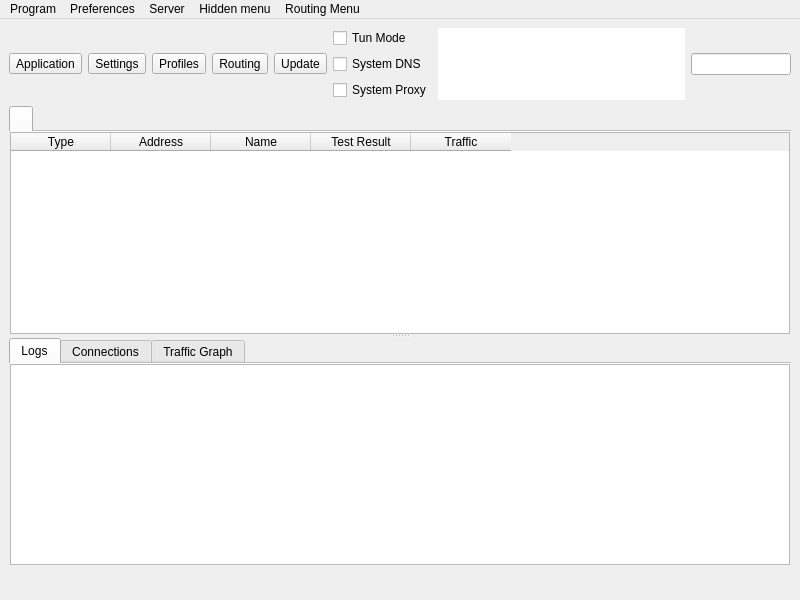
<?xml version="1.0" encoding="UTF-8"?>
<ui version="4.0">
 <class>MainWindow</class>
 <widget class="QMainWindow" name="MainWindow">
  <property name="geometry">
   <rect>
    <x>0</x>
    <y>0</y>
    <width>800</width>
    <height>600</height>
   </rect>
  </property>
  <property name="minimumSize">
   <size>
    <width>800</width>
    <height>600</height>
   </size>
  </property>
  <property name="windowTitle">
   <string notr="true">nya</string>
  </property>
  <widget class="QWidget" name="centralwidget">
   <layout class="QVBoxLayout" name="verticalLayout_3" stretch="0,0,0">
    <item>
     <layout class="QHBoxLayout" name="horizontalLayout_2">
      <item>
       <widget class="QToolButton" name="toolButton_program">
        <property name="text">
         <string>Application</string>
        </property>
        <property name="icon">
         <iconset theme="b-system-run"/>
        </property>
        <property name="iconSize">
         <size>
          <width>24</width>
          <height>24</height>
         </size>
        </property>
        <property name="popupMode">
         <enum>QToolButton::ToolButtonPopupMode::InstantPopup</enum>
        </property>
        <property name="toolButtonStyle">
         <enum>Qt::ToolButtonStyle::ToolButtonTextUnderIcon</enum>
        </property>
       </widget>
      </item>
      <item>
       <widget class="QToolButton" name="toolButton_preferences">
        <property name="text">
         <string>Settings</string>
        </property>
        <property name="icon">
         <iconset theme="b-preferences"/>
        </property>
        <property name="iconSize">
         <size>
          <width>24</width>
          <height>24</height>
         </size>
        </property>
        <property name="popupMode">
         <enum>QToolButton::ToolButtonPopupMode::InstantPopup</enum>
        </property>
        <property name="toolButtonStyle">
         <enum>Qt::ToolButtonStyle::ToolButtonTextUnderIcon</enum>
        </property>
       </widget>
      </item>
      <item>
       <widget class="QToolButton" name="toolButton_server">
        <property name="text">
         <string>Profiles</string>
        </property>
        <property name="icon">
         <iconset theme="b-network-server"/>
        </property>
        <property name="iconSize">
         <size>
          <width>24</width>
          <height>24</height>
         </size>
        </property>
        <property name="popupMode">
         <enum>QToolButton::ToolButtonPopupMode::InstantPopup</enum>
        </property>
        <property name="toolButtonStyle">
         <enum>Qt::ToolButtonStyle::ToolButtonTextUnderIcon</enum>
        </property>
       </widget>
      </item>
      <item>
       <widget class="QToolButton" name="toolButton_routing">
        <property name="text">
         <string>Routing</string>
        </property>
        <property name="icon">
         <iconset theme="b-network-routing"/>
        </property>
        <property name="iconSize">
         <size>
          <width>24</width>
          <height>24</height>
         </size>
        </property>
        <property name="popupMode">
         <enum>QToolButton::ToolButtonPopupMode::InstantPopup</enum>
        </property>
        <property name="toolButtonStyle">
         <enum>Qt::ToolButtonStyle::ToolButtonTextUnderIcon</enum>
        </property>
       </widget>
      </item>
      <item>
       <widget class="QToolButton" name="toolButton_update">
        <property name="text">
         <string>Update</string>
        </property>
        <property name="icon">
         <iconset theme="b-system-software-update"/>
        </property>
        <property name="iconSize">
         <size>
          <width>24</width>
          <height>24</height>
         </size>
        </property>
        <property name="popupMode">
         <enum>QToolButton::ToolButtonPopupMode::InstantPopup</enum>
        </property>
        <property name="toolButtonStyle">
         <enum>Qt::ToolButtonStyle::ToolButtonTextUnderIcon</enum>
        </property>
       </widget>
      </item>
      <item>
       <layout class="QVBoxLayout" name="verticalLayout_4">
        <item>
         <widget class="QCheckBox" name="checkBox_VPN">
          <property name="sizePolicy">
           <sizepolicy hsizetype="Minimum" vsizetype="Minimum">
            <horstretch>0</horstretch>
            <verstretch>0</verstretch>
           </sizepolicy>
          </property>
          <property name="text">
           <string>Tun Mode</string>
          </property>
         </widget>
        </item>
        <item>
         <widget class="QCheckBox" name="system_dns">
          <property name="text">
           <string>System DNS</string>
          </property>
         </widget>
        </item>
        <item>
         <widget class="QCheckBox" name="checkBox_SystemProxy">
          <property name="text">
           <string>System Proxy</string>
          </property>
         </widget>
        </item>
       </layout>
      </item>
      <item>
       <widget class="QTextBrowser" name="data_view">
        <property name="enabled">
         <bool>true</bool>
        </property>
        <property name="sizePolicy">
         <sizepolicy hsizetype="Expanding" vsizetype="Ignored">
          <horstretch>0</horstretch>
          <verstretch>0</verstretch>
         </sizepolicy>
        </property>
        <property name="mouseTracking">
         <bool>false</bool>
        </property>
        <property name="focusPolicy">
         <enum>Qt::FocusPolicy::NoFocus</enum>
        </property>
        <property name="contextMenuPolicy">
         <enum>Qt::ContextMenuPolicy::NoContextMenu</enum>
        </property>
        <property name="acceptDrops">
         <bool>false</bool>
        </property>
        <property name="frameShape">
         <enum>QFrame::Shape::NoFrame</enum>
        </property>
        <property name="frameShadow">
         <enum>QFrame::Shadow::Sunken</enum>
        </property>
        <property name="verticalScrollBarPolicy">
         <enum>Qt::ScrollBarPolicy::ScrollBarAlwaysOff</enum>
        </property>
        <property name="horizontalScrollBarPolicy">
         <enum>Qt::ScrollBarPolicy::ScrollBarAlwaysOff</enum>
        </property>
        <property name="textInteractionFlags">
         <set>Qt::TextInteractionFlag::LinksAccessibleByKeyboard|Qt::TextInteractionFlag::LinksAccessibleByMouse</set>
        </property>
       </widget>
      </item>
      <item>
       <widget class="QLineEdit" name="search_input"/>
      </item>
     </layout>
    </item>
    <item>
     <widget class="QSplitter" name="splitter">
      <property name="orientation">
       <enum>Qt::Orientation::Vertical</enum>
      </property>
      <widget class="QTabWidget" name="tabWidget">
       <property name="currentIndex">
        <number>0</number>
       </property>
       <property name="documentMode">
        <bool>true</bool>
       </property>
       <property name="movable">
        <bool>true</bool>
       </property>
       <widget class="QWidget" name="widget1">
        <attribute name="title">
         <string/>
        </attribute>
        <layout class="QGridLayout" name="gridLayout_2">
         <property name="leftMargin">
          <number>1</number>
         </property>
         <property name="topMargin">
          <number>0</number>
         </property>
         <property name="rightMargin">
          <number>1</number>
         </property>
         <property name="bottomMargin">
          <number>0</number>
         </property>
         <property name="spacing">
          <number>0</number>
         </property>
         <item row="0" column="0">
          <widget class="MyTableWidget" name="proxyListTable">
           <property name="contextMenuPolicy">
            <enum>Qt::ContextMenuPolicy::CustomContextMenu</enum>
           </property>
           <property name="editTriggers">
            <set>QAbstractItemView::EditTrigger::NoEditTriggers</set>
           </property>
           <property name="alternatingRowColors">
            <bool>true</bool>
           </property>
           <property name="selectionBehavior">
            <enum>QAbstractItemView::SelectionBehavior::SelectRows</enum>
           </property>
           <property name="horizontalScrollMode">
            <enum>QAbstractItemView::ScrollMode::ScrollPerPixel</enum>
           </property>
           <property name="wordWrap">
            <bool>false</bool>
           </property>
           <attribute name="horizontalHeaderMinimumSectionSize">
            <number>16</number>
           </attribute>
           <attribute name="horizontalHeaderHighlightSections">
            <bool>false</bool>
           </attribute>
           <attribute name="horizontalHeaderShowSortIndicator" stdset="0">
            <bool>false</bool>
           </attribute>
           <attribute name="verticalHeaderDefaultSectionSize">
            <number>30</number>
           </attribute>
           <column>
            <property name="text">
             <string>Type</string>
            </property>
           </column>
           <column>
            <property name="text">
             <string>Address</string>
            </property>
           </column>
           <column>
            <property name="text">
             <string>Name</string>
            </property>
           </column>
           <column>
            <property name="text">
             <string>Test Result</string>
            </property>
           </column>
           <column>
            <property name="text">
             <string>Traffic</string>
            </property>
           </column>
          </widget>
         </item>
        </layout>
       </widget>
      </widget>
      <widget class="QWidget" name="aaaaaaaaaaaaaaaaaa">
       <layout class="QVBoxLayout" name="aaaaaaaaaaaa" stretch="0">
        <item>
         <widget class="QWidget" name="down_tab" native="true">
          <layout class="QVBoxLayout" name="verticalLayout">
           <property name="spacing">
            <number>0</number>
           </property>
           <property name="leftMargin">
            <number>0</number>
           </property>
           <property name="topMargin">
            <number>0</number>
           </property>
           <property name="rightMargin">
            <number>0</number>
           </property>
           <property name="bottomMargin">
            <number>0</number>
           </property>
           <item>
            <widget class="QTabWidget" name="stats_widget">
             <property name="autoFillBackground">
              <bool>true</bool>
             </property>
             <property name="tabPosition">
              <enum>QTabWidget::TabPosition::North</enum>
             </property>
             <property name="tabShape">
              <enum>QTabWidget::TabShape::Rounded</enum>
             </property>
             <property name="currentIndex">
              <number>0</number>
             </property>
             <property name="elideMode">
              <enum>Qt::TextElideMode::ElideNone</enum>
             </property>
             <property name="usesScrollButtons">
              <bool>true</bool>
             </property>
             <property name="documentMode">
              <bool>true</bool>
             </property>
             <property name="tabsClosable">
              <bool>false</bool>
             </property>
             <property name="movable">
              <bool>true</bool>
             </property>
             <property name="tabBarAutoHide">
              <bool>false</bool>
             </property>
             <widget class="QWidget" name="Logs">
              <property name="enabled">
               <bool>true</bool>
              </property>
              <attribute name="title">
               <string>Logs</string>
              </attribute>
              <layout class="QHBoxLayout" name="horizontalLayout_3" stretch="0">
               <property name="spacing">
                <number>0</number>
               </property>
               <property name="sizeConstraint">
                <enum>QLayout::SizeConstraint::SetDefaultConstraint</enum>
               </property>
               <property name="leftMargin">
                <number>1</number>
               </property>
               <property name="topMargin">
                <number>0</number>
               </property>
               <property name="rightMargin">
                <number>1</number>
               </property>
               <property name="bottomMargin">
                <number>0</number>
               </property>
               <item>
                <widget class="QTextBrowser" name="masterLogBrowser">
                 <property name="contextMenuPolicy">
                  <enum>Qt::ContextMenuPolicy::CustomContextMenu</enum>
                 </property>
                 <property name="openLinks">
                  <bool>false</bool>
                 </property>
                </widget>
               </item>
              </layout>
             </widget>
             <widget class="QWidget" name="connections_tab">
              <attribute name="title">
               <string>Connections</string>
              </attribute>
              <layout class="QHBoxLayout" name="horizontalLayout_4">
               <property name="spacing">
                <number>0</number>
               </property>
               <property name="sizeConstraint">
                <enum>QLayout::SizeConstraint::SetDefaultConstraint</enum>
               </property>
               <property name="leftMargin">
                <number>1</number>
               </property>
               <property name="topMargin">
                <number>0</number>
               </property>
               <property name="rightMargin">
                <number>1</number>
               </property>
               <property name="bottomMargin">
                <number>0</number>
               </property>
               <item>
                <widget class="QTableWidget" name="connections">
                 <property name="autoFillBackground">
                  <bool>false</bool>
                 </property>
                 <column>
                  <property name="text">
                   <string>Destination (Domain)</string>
                  </property>
                  <property name="toolTip">
                   <string>Click To Disable Sorting</string>
                  </property>
                 </column>
                 <column>
                  <property name="text">
                   <string>Process</string>
                  </property>
                  <property name="toolTip">
                   <string>Click To Sort By Process</string>
                  </property>
                 </column>
                 <column>
                  <property name="text">
                   <string>Protocol</string>
                  </property>
                  <property name="toolTip">
                   <string>Click To Sort By Protocol</string>
                  </property>
                 </column>
                 <column>
                  <property name="text">
                   <string>Outbound</string>
                  </property>
                  <property name="toolTip">
                   <string>Click To Sort By Outbound</string>
                  </property>
                 </column>
                 <column>
                  <property name="text">
                   <string>Traffic</string>
                  </property>
                  <property name="toolTip">
                   <string>Click To Toggle sort by Traffic</string>
                  </property>
                 </column>
                </widget>
               </item>
              </layout>
             </widget>
             <widget class="QWidget" name="graph_tab">
              <attribute name="title">
               <string>Traffic Graph</string>
              </attribute>
              <layout class="QHBoxLayout" name="horizontalLayout_6">
               <property name="spacing">
                <number>0</number>
               </property>
               <property name="sizeConstraint">
                <enum>QLayout::SizeConstraint::SetDefaultConstraint</enum>
               </property>
               <property name="leftMargin">
                <number>1</number>
               </property>
               <property name="topMargin">
                <number>0</number>
               </property>
               <property name="rightMargin">
                <number>1</number>
               </property>
               <property name="bottomMargin">
                <number>0</number>
               </property>
              </layout>
             </widget>
            </widget>
           </item>
          </layout>
         </widget>
        </item>
       </layout>
      </widget>
     </widget>
    </item>
    <item>
     <layout class="QHBoxLayout" name="horizontalLayout">
      <item>
       <widget class="QLabel" name="label_running">
        <property name="text">
         <string/>
        </property>
       </widget>
      </item>
      <item>
       <spacer name="horizontalSpacer_2">
        <property name="orientation">
         <enum>Qt::Orientation::Horizontal</enum>
        </property>
        <property name="sizeType">
         <enum>QSizePolicy::Policy::Maximum</enum>
        </property>
        <property name="sizeHint" stdset="0">
         <size>
          <width>0</width>
          <height>20</height>
         </size>
        </property>
       </spacer>
      </item>
      <item>
       <widget class="QLabel" name="label_inbound">
        <property name="text">
         <string/>
        </property>
        <property name="alignment">
         <set>Qt::AlignmentFlag::AlignLeading|Qt::AlignmentFlag::AlignLeft|Qt::AlignmentFlag::AlignVCenter</set>
        </property>
       </widget>
      </item>
      <item>
       <widget class="QLabel" name="label_speed">
        <property name="text">
         <string/>
        </property>
        <property name="alignment">
         <set>Qt::AlignmentFlag::AlignLeading|Qt::AlignmentFlag::AlignLeft|Qt::AlignmentFlag::AlignVCenter</set>
        </property>
       </widget>
      </item>
     </layout>
    </item>
   </layout>
  </widget>
  <widget class="QMenuBar" name="menubar">
   <property name="geometry">
    <rect>
     <x>0</x>
     <y>0</y>
     <width>800</width>
     <height>21</height>
    </rect>
   </property>
   <widget class="QMenu" name="menu_program">
    <property name="title">
     <string>Program</string>
    </property>
    <widget class="QMenu" name="menu_spmode">
     <property name="title">
      <string>System Proxy</string>
     </property>
     <addaction name="menu_spmode_system_proxy"/>
     <addaction name="menu_spmode_vpn"/>
     <addaction name="menu_spmode_disabled"/>
    </widget>
    <addaction name="actionHide_window"/>
    <addaction name="separator"/>
    <addaction name="menu_add_from_clipboard2"/>
    <addaction name="actionAdd_profile_from_File"/>
    <addaction name="menu_scan_qr"/>
    <addaction name="separator"/>
    <addaction name="actionStart_with_system"/>
    <addaction name="actionRemember_last_proxy"/>
    <addaction name="actionAllow_LAN"/>
    <addaction name="menu_spmode"/>
    <addaction name="separator"/>
    <addaction name="actionRestart_Proxy"/>
    <addaction name="actionRestart_Program"/>
    <addaction name="menu_exit"/>
   </widget>
   <widget class="QMenu" name="menu_preferences">
    <property name="title">
     <string>Preferences</string>
    </property>
    <addaction name="menu_manage_groups"/>
    <addaction name="menu_basic_settings"/>
    <addaction name="menu_routing_settings"/>
    <addaction name="menu_vpn_settings"/>
    <addaction name="menu_hotkey_settings"/>
    <addaction name="menu_open_config_folder"/>
   </widget>
   <widget class="QMenu" name="menu_server">
    <property name="title">
     <string>Server</string>
    </property>
    <widget class="QMenu" name="menu_share_item">
     <property name="title">
      <string>Share</string>
     </property>
     <addaction name="menu_qr"/>
     <addaction name="menu_export_config"/>
     <addaction name="separator"/>
     <addaction name="menu_copy_links"/>
     <addaction name="menu_copy_links_nkr"/>
    </widget>
    <addaction name="menu_add_from_input"/>
    <addaction name="menu_add_from_clipboard"/>
    <addaction name="separator"/>
    <addaction name="menu_start"/>
    <addaction name="menu_stop"/>
    <addaction name="separator"/>
    <addaction name="menu_select_all"/>
    <addaction name="menu_clone"/>
    <addaction name="menu_reset_traffic"/>
    <addaction name="menu_delete"/>
    <addaction name="menu_share_item"/>
    <addaction name="separator"/>
    <addaction name="actionUrl_Test_Selected"/>
    <addaction name="menu_resolve_selected"/>
    <addaction name="actionSpeedtest_Current"/>
    <addaction name="actionSpeedtest_Selected"/>
   </widget>
   <widget class="QMenu" name="menuHidden_menu">
    <property name="title">
     <string>Hidden menu</string>
    </property>
    <addaction name="menu_update_subscription"/>
    <addaction name="menu_resolve_domain"/>
    <addaction name="menu_remove_invalid"/>
    <addaction name="actionUrl_Test_Group"/>
    <addaction name="menu_remove_unavailable"/>
    <addaction name="menu_clear_test_result"/>
    <addaction name="menu_delete_repeat"/>
    <addaction name="actionSpeedtest_Group"/>
   </widget>
   <widget class="QMenu" name="menuRouting_Menu">
    <property name="title">
     <string>Routing Menu</string>
    </property>
   </widget>
   <addaction name="menu_program"/>
   <addaction name="menu_preferences"/>
   <addaction name="menu_server"/>
   <addaction name="menuHidden_menu"/>
   <addaction name="menuRouting_Menu"/>
  </widget>
  <action name="menu_exit">
   <property name="text">
    <string>Exit</string>
   </property>
  </action>
  <action name="actionShow_window">
   <property name="text">
    <string>Show Window</string>
   </property>
  </action>
  <action name="menu_basic_settings">
   <property name="text">
    <string>Basic Settings</string>
   </property>
  </action>
  <action name="menu_add_from_input">
   <property name="text">
    <string>New profile</string>
   </property>
  </action>
  <action name="menu_manage_groups">
   <property name="text">
    <string>Groups</string>
   </property>
  </action>
  <action name="menu_start">
   <property name="text">
    <string>Start</string>
   </property>
   <property name="shortcut">
    <string notr="true">Return</string>
   </property>
  </action>
  <action name="menu_stop">
   <property name="text">
    <string>Stop</string>
   </property>
   <property name="shortcut">
    <string notr="true">Ctrl+S</string>
   </property>
  </action>
  <action name="menu_routing_settings">
   <property name="text">
    <string>Routing Settings</string>
   </property>
  </action>
  <action name="menu_add_from_clipboard">
   <property name="text">
    <string>Add profile from clipboard</string>
   </property>
   <property name="shortcut">
    <string notr="true">Ctrl+V</string>
   </property>
  </action>
  <action name="menu_delete">
   <property name="text">
    <string>Delete</string>
   </property>
   <property name="shortcut">
    <string notr="true">Del</string>
   </property>
  </action>
  <action name="menu_add_from_clipboard2">
   <property name="text">
    <string>Add profile from clipboard</string>
   </property>
  </action>
  <action name="menu_profile_debug_info">
   <property name="text">
    <string>Debug Info</string>
   </property>
  </action>
  <action name="menu_qr">
   <property name="text">
    <string>QR Code and link</string>
   </property>
   <property name="shortcut">
    <string notr="true">Ctrl+Q</string>
   </property>
  </action>
  <action name="menu_copy_link">
   <property name="text">
    <string>Copy Link</string>
   </property>
  </action>
  <action name="menu_tcp_ping">
   <property name="text">
    <string notr="true">Tcp Ping</string>
   </property>
   <property name="shortcut">
    <string notr="true">Ctrl+Shift+T</string>
   </property>
  </action>
  <action name="menu_url_test">
   <property name="text">
    <string notr="true">Url Test</string>
   </property>
   <property name="shortcut">
    <string notr="true">Ctrl+Shift+U</string>
   </property>
  </action>
  <action name="menu_clear_test_result">
   <property name="text">
    <string>Clear Test Result</string>
   </property>
   <property name="shortcut">
    <string notr="true">Ctrl+Shift+C</string>
   </property>
  </action>
  <action name="menu_export_config">
   <property name="text">
    <string>Export %1 config</string>
   </property>
   <property name="shortcut">
    <string notr="true">Ctrl+E</string>
   </property>
  </action>
  <action name="menu_reset_traffic">
   <property name="text">
    <string>Reset Traffic</string>
   </property>
   <property name="shortcut">
    <string notr="true">Ctrl+R</string>
   </property>
  </action>
  <action name="menu_scan_qr">
   <property name="text">
    <string>Scan QR Code</string>
   </property>
  </action>
  <action name="menu_spmode_system_proxy">
   <property name="checkable">
    <bool>true</bool>
   </property>
   <property name="text">
    <string>Enable System Proxy</string>
   </property>
  </action>
  <action name="menu_spmode_disabled">
   <property name="checkable">
    <bool>true</bool>
   </property>
   <property name="text">
    <string>Disable</string>
   </property>
  </action>
  <action name="menu_delete_repeat">
   <property name="text">
    <string>Remove Duplicates</string>
   </property>
   <property name="shortcut">
    <string notr="true">Ctrl+Shift+D</string>
   </property>
  </action>
  <action name="actionfake">
   <property name="text">
    <string>fake</string>
   </property>
   <property name="visible">
    <bool>false</bool>
   </property>
  </action>
  <action name="menu_move">
   <property name="text">
    <string>Move</string>
   </property>
   <property name="shortcut">
    <string notr="true">Ctrl+M</string>
   </property>
  </action>
  <action name="actionStart_with_system">
   <property name="checkable">
    <bool>true</bool>
   </property>
   <property name="text">
    <string>Start with system</string>
   </property>
  </action>
  <action name="actionRemember_last_proxy">
   <property name="checkable">
    <bool>true</bool>
   </property>
   <property name="text">
    <string>Remember last profile</string>
   </property>
  </action>
  <action name="actionAllow_LAN">
   <property name="checkable">
    <bool>true</bool>
   </property>
   <property name="text">
    <string>Allow other devices to connect</string>
   </property>
  </action>
  <action name="menu_remove_unavailable">
   <property name="text">
    <string>Remove Unavailable</string>
   </property>
   <property name="shortcut">
    <string notr="true">Ctrl+Shift+R</string>
   </property>
  </action>
  <action name="menu_full_test">
   <property name="text">
    <string>Full Test</string>
   </property>
   <property name="shortcut">
    <string notr="true">Ctrl+Shift+F</string>
   </property>
  </action>
  <action name="menu_hotkey_settings">
   <property name="text">
    <string>Hotkey Settings</string>
   </property>
  </action>
  <action name="menu_select_all">
   <property name="text">
    <string>Select All</string>
   </property>
   <property name="shortcut">
    <string notr="true">Ctrl+A</string>
   </property>
  </action>
  <action name="menu_copy_links_nkr">
   <property name="text">
    <string>Copy links of selected (Custom Links)</string>
   </property>
   <property name="shortcut">
    <string notr="true">Ctrl+Alt+C</string>
   </property>
  </action>
  <action name="actionfake_2">
   <property name="text">
    <string>fake</string>
   </property>
   <property name="visible">
    <bool>false</bool>
   </property>
  </action>
  <action name="actionfake_3">
   <property name="text">
    <string>fake</string>
   </property>
   <property name="visible">
    <bool>false</bool>
   </property>
  </action>
  <action name="menu_copy_links">
   <property name="text">
    <string>Copy links of selected</string>
   </property>
   <property name="shortcut">
    <string notr="true">Ctrl+C</string>
   </property>
  </action>
  <action name="menu_spmode_vpn">
   <property name="checkable">
    <bool>true</bool>
   </property>
   <property name="text">
    <string>Enable Tun</string>
   </property>
  </action>
  <action name="menu_clone">
   <property name="text">
    <string>Clone</string>
   </property>
   <property name="shortcut">
    <string notr="true">Ctrl+D</string>
   </property>
  </action>
  <action name="menu_update_subscription">
   <property name="text">
    <string>Update subscription</string>
   </property>
   <property name="shortcut">
    <string notr="true">Ctrl+U</string>
   </property>
   <property name="visible">
    <bool>true</bool>
   </property>
  </action>
  <action name="menu_resolve_domain">
   <property name="text">
    <string>Resolve domain</string>
   </property>
   <property name="shortcut">
    <string notr="true">Ctrl+Shift+I</string>
   </property>
  </action>
  <action name="menu_vpn_settings">
   <property name="text">
    <string>Tun Settings</string>
   </property>
  </action>
  <action name="actionRestart_Program">
   <property name="text">
    <string>Restart Program</string>
   </property>
  </action>
  <action name="menu_open_config_folder">
   <property name="text">
    <string>Open Config Folder</string>
   </property>
  </action>
  <action name="actionfake_4">
   <property name="text">
    <string notr="true">fake</string>
   </property>
   <property name="visible">
    <bool>false</bool>
   </property>
  </action>
  <action name="actionfake_5">
   <property name="text">
    <string notr="true">fake</string>
   </property>
   <property name="visible">
    <bool>false</bool>
   </property>
  </action>
  <action name="actionRestart_Proxy">
   <property name="text">
    <string>Restart Proxy</string>
   </property>
  </action>
  <action name="menu_stop_testing">
   <property name="text">
    <string>Stop Testing</string>
   </property>
  </action>
  <action name="actionUrl_Test_Selected">
   <property name="text">
    <string>Url Test Selected</string>
   </property>
   <property name="shortcut">
    <string>Ctrl+Shift+S</string>
   </property>
   <property name="visible">
    <bool>true</bool>
   </property>
  </action>
  <action name="actionUrl_Test_Group">
   <property name="enabled">
    <bool>true</bool>
   </property>
   <property name="text">
    <string>Url Test Group</string>
   </property>
   <property name="shortcut">
    <string>Ctrl+Shift+G</string>
   </property>
   <property name="visible">
    <bool>true</bool>
   </property>
  </action>
  <action name="menu_resolve_selected">
   <property name="text">
    <string>Resolve Selected Domain</string>
   </property>
   <property name="visible">
    <bool>true</bool>
   </property>
  </action>
  <action name="menu_remove_invalid">
   <property name="text">
    <string>Remove Invalid</string>
   </property>
   <property name="shortcut">
    <string>Ctrl+Alt+I</string>
   </property>
   <property name="menuRole">
    <enum>QAction::MenuRole::TextHeuristicRole</enum>
   </property>
  </action>
  <action name="menu_open_routing_manager">
   <property name="text">
    <string>Open Manager</string>
   </property>
  </action>
  <action name="actionSpeedtest_Current">
   <property name="text">
    <string>Speedtest Current</string>
   </property>
  </action>
  <action name="actionSpeedtest_Selected">
   <property name="text">
    <string>Speedtest Selected</string>
   </property>
  </action>
  <action name="actionSpeedtest_Group">
   <property name="text">
    <string>Speedtest Group</string>
   </property>
  </action>
  <action name="actionHide_window">
   <property name="text">
    <string>Hide window</string>
   </property>
  </action>
  <action name="actionAdd_profile_from_File">
   <property name="text">
    <string>Add profile from File</string>
   </property>
  </action>
 </widget>
 <customwidgets>
  <customwidget>
   <class>MyTableWidget</class>
   <extends>QTableWidget</extends>
   <header>include/ui/utils/MyTableWidget.h</header>
  </customwidget>
 </customwidgets>
 <resources/>
 <connections/>
</ui>
